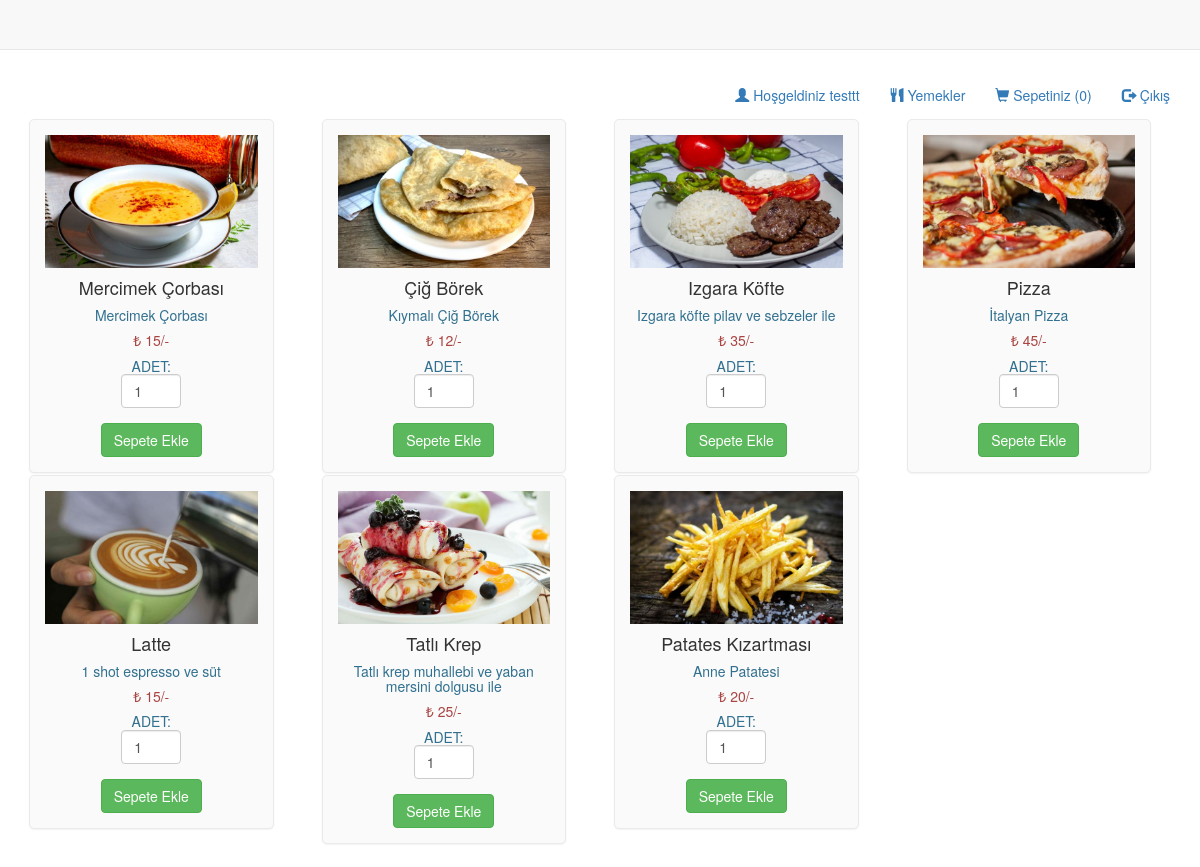
/index.php (signed in), run on the app's committed database.
### tables this page shows
CREATE TABLE `food_items` (
  `id` int(30) NOT NULL,
  `name` varchar(30) NOT NULL,
  `price` int(30) NOT NULL,
  `description` varchar(200) NOT NULL,
  `images` varchar(200) NOT NULL,
  `status` varchar(10) NOT NULL DEFAULT 'ENABLE'
);

### class/Food.php (called while the page is built)
<?php
class Food {
	private $foodItemsTable = 'food_items';
	private $conn;
	public function __construct($db){
        $this->conn = $db;
    }
	public function itemsList(){
		$stmt = $this->conn->prepare("SELECT id, name, price, description, images, status FROM ".$this->foodItemsTable);
		$stmt->execute();
		$result = $stmt->get_result();
		return $result;
	}
}
?>

### index.php (the view, shortened to what this page needs)
<?php
include_once 'config/Database.php';
include_once 'class/Food.php';
$database = new Database();
$db = $database->getConnection();
$food = new Food($db);
include('inc/header.php');
?>
  <link rel="stylesheet" type = "text/css" href ="css/foods.css">
<?php include('inc/container.php');?>
<div class="content">
	<div class="container-fluid">
		<div class='row'>
        <?php include('top_menu.php'); ?>
		</div>
			<div class='row'>
			<?php
			$result = $food->itemsList();
			$count=0;
			while ($item = $result->fetch_assoc()) {
			if ($count == 0) {
				echo "<div class='row'>";
			}
			?>
				<div class="col-md-3">
					<form method="post" action="cart.php?action=add&id=<?php echo $item["id"]; ?>">
						<div class="mypanel" align="center";>
							<img src="images/<?php echo $item["images"]; ?>" class="img-responsive">
							<h4 class="text-dark"><?php echo $item["name"]; ?></h4>
							<h5 class="text-info"><?php echo $item["description"]; ?></h5>
							<h5 class="text-danger">₺ <?php echo $item["price"]; ?>/-</h5>
							<h5 class="text-info">ADET: <input type="number" min="1" max="25" name="quantity" class="form-control" value="1" style="width: 60px;"> </h5>
							<input type="submit" name="add" style="margin-top:5px;" class="btn btn-success" value="Sepete Ekle">
						</div>
					</form>
				</div>
			<?php
			$count++;
			if($count==4)
			{
			  echo "</div>";
			  $count=0;
			}
			}
			?>
			</div>
    </div>
<?php include('inc/footer.php');?>

### css/foods.css (style rules this page uses)
.mypanel { border: 1px solid #eaeaec; margin: -1px 19px 3px -1px; box-shadow: 0 1px 2px rgba(0,0,0,0.05); background-color: #FAFAFA; padding:15px; border-radius: 5px; }
input { border: 5px solid white; }

### data on the page
food_items: images (picture), name "Mercimek Çorbası", description "Mercimek Çorbası", price "15"
food_items: images (picture), name "Çiğ Börek", description "Kıymalı Çiğ Börek", price "12"
food_items: images (picture), name "Izgara Köfte", description "Izgara köfte pilav ve sebzeler ile", price "35"
food_items: images (picture), name "Pizza", description "İtalyan Pizza", price "45"
food_items: images (picture), name "Latte", description "1 shot espresso ve süt", price "15"
food_items: images (picture), name "Tatlı Krep", description "Tatlı krep muhallebi ve yaban mersini dolgusu ile", price "25"
food_items: images (picture), name "Patates Kızartması", description "Anne Patatesi", price "20"

### other printed values
$_SESSION["name"] "testtt"
